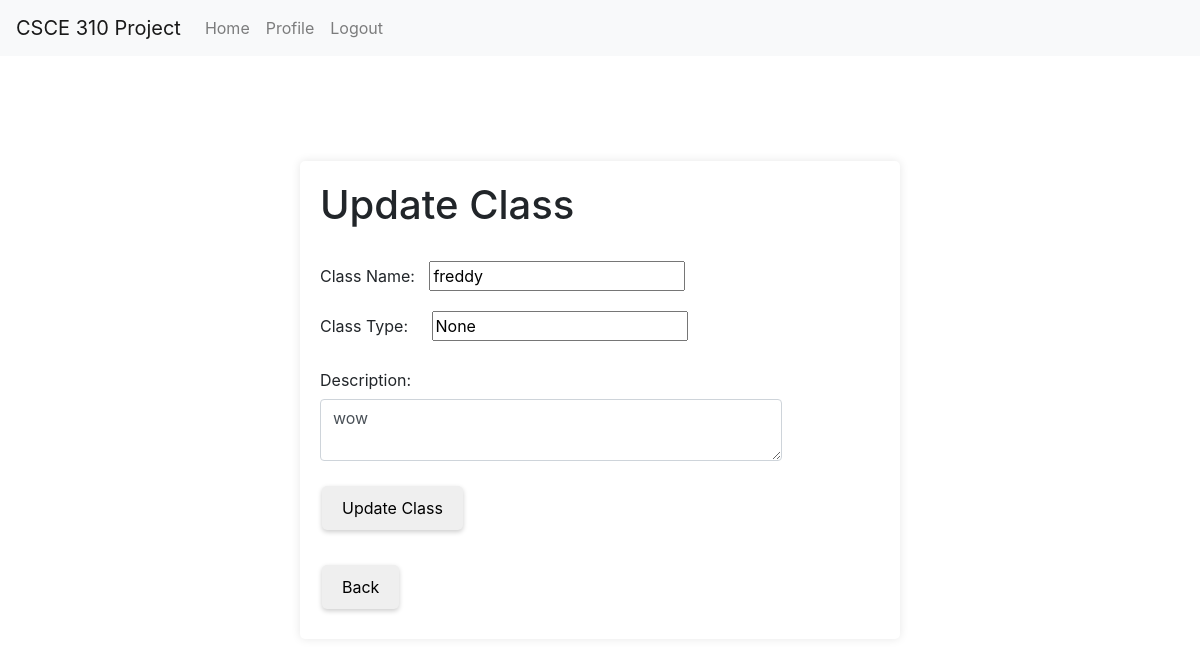
The app's page /classes/update_class_basic/15 (signed in), older data.
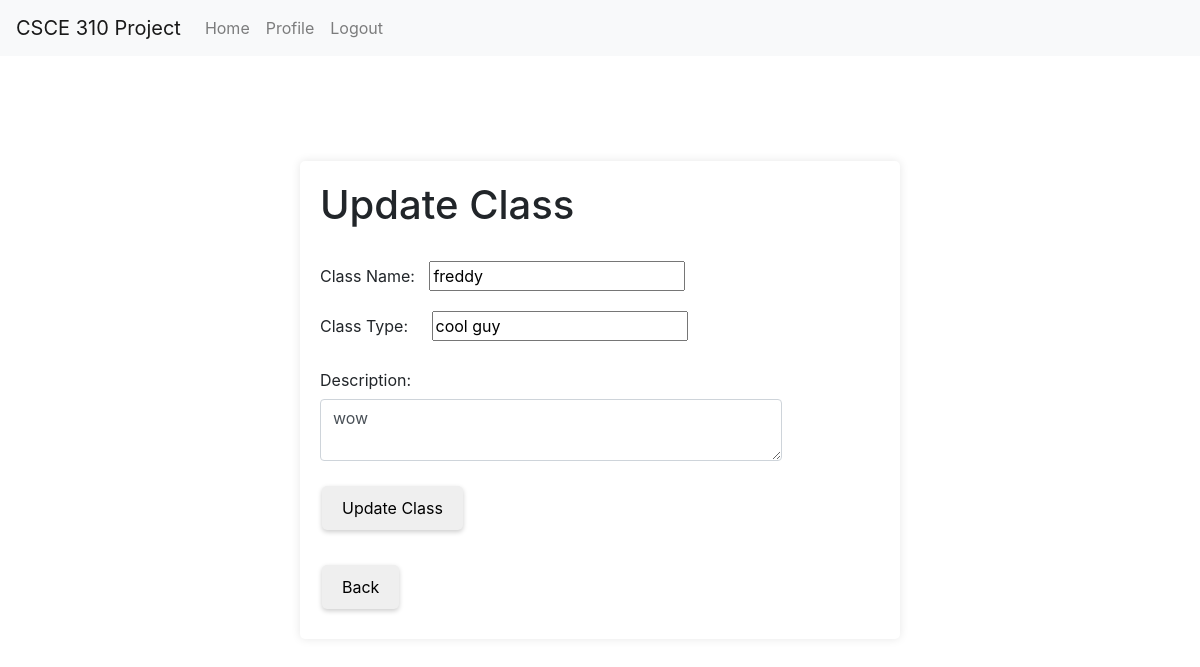
The same page, newer data.
### tables this page shows
CREATE TABLE Classes (
                    Class_ID INTEGER PRIMARY KEY AUTOINCREMENT,
                    Name VARCHAR,
                    Description VARCHAR,
                    Type VARCHAR
                    );

### routes/classes.py (the view)
@classes_bp.route('/update_class_basic/<int:Class_ID>', methods=['GET', 'POST'])
@login_required
def update_class_basic(Class_ID):
    print(request.form)
    print(request.method)
    conn = get_db_connection()
    if (request.method == 'POST'):
        update_class_info(conn, Class_ID, request.form["class_name"], request.form["class_descr"], request.form["class_type"])
        conn.close()
        return redirect(url_for('classes_bp.view_all_classes'))
    class_ = get_class_by_id(conn, Class_ID)
    conn.close()
    return render_template("admin/update_class_basic.html", class_=class_)

### app.py (called while the page is built)
@login_manager.user_loader
def load_user(UIN):
    return User(UIN)

### db.py (called while the page is built)
def get_db_connection():
    conn = sqlite3.connect('database.db')
    conn.row_factory = sqlite3.Row
    return conn

### routes/classes.py (called while the page is built)
def get_class_by_id(conn, class_id):
    return conn.execute('SELECT * FROM Classes WHERE Class_ID=?', (class_id,)).fetchone()

### templates/admin/update_class_basic.html (shortened to what this page needs)
<!DOCTYPE html>
<html lang="en">
<head>
  <link rel="stylesheet" href="https://stackpath.bootstrapcdn.com/bootstrap/4.3.1/css/bootstrap.min.css">
</head>
<body>
    <nav class="navbar navbar-expand-lg navbar-light bg-light fixed-top">
      <a class="navbar-brand" href="#">CSCE 310 Project</a>
      <div class="collapse navbar-collapse" id="navbarNav">
          <ul class="navbar-nav">
              <li class="nav-item">
                  <a class="nav-link" href="/home">Home</a>
              </li>
              <li class="nav-item">
                  <a class="nav-link" href="/profile">Profile</a>
              </li>
              <li class="nav-item">
                  <a class="nav-link" href="/logout">Logout</a>
              </li>
          </ul>
      </div>
  </nav>
  <form action="/classes/update_class_basic/{{class_.Class_ID}}" method="POST" id="updateClassForm">
    <h1>Update Class</h1><br>
    <div class="form-group">
      <label for="class_name">Class Name:</label>
      <input id="class_name" name="class_name" type="text" value="{{class_.name}}">
    </div>
    <div class="form-group">
      <label for="class_type">Class Type: &nbsp; </label>
      <input id="class_type" name="class_type" type="text" value="{{class_.type}}">
    </div>
    <div class="form-group row">
      <label for="class_descr" class="col-sm-2 col-form-label">Description:</label>
      <div class="col-sm-10">
          <textarea id="class_descr" name="class_descr" class="form-control">{{class_.description}}</textarea>
      </div>
    </div>
    <div class="form-group">
      <button type="submit">Update Class</button>
    </div>
    <a href="{{ url_for('classes_bp.view_all_classes') }}">
      <button>Back</button>
    </a>
  </form>
</body>
</html>

Row changes from the older to the newer data that the page shows:
changed Classes "freddy": class_type (not shown) → "cool guy"
Text that changed along with them:
form field class_type: "None" → (not shown)
